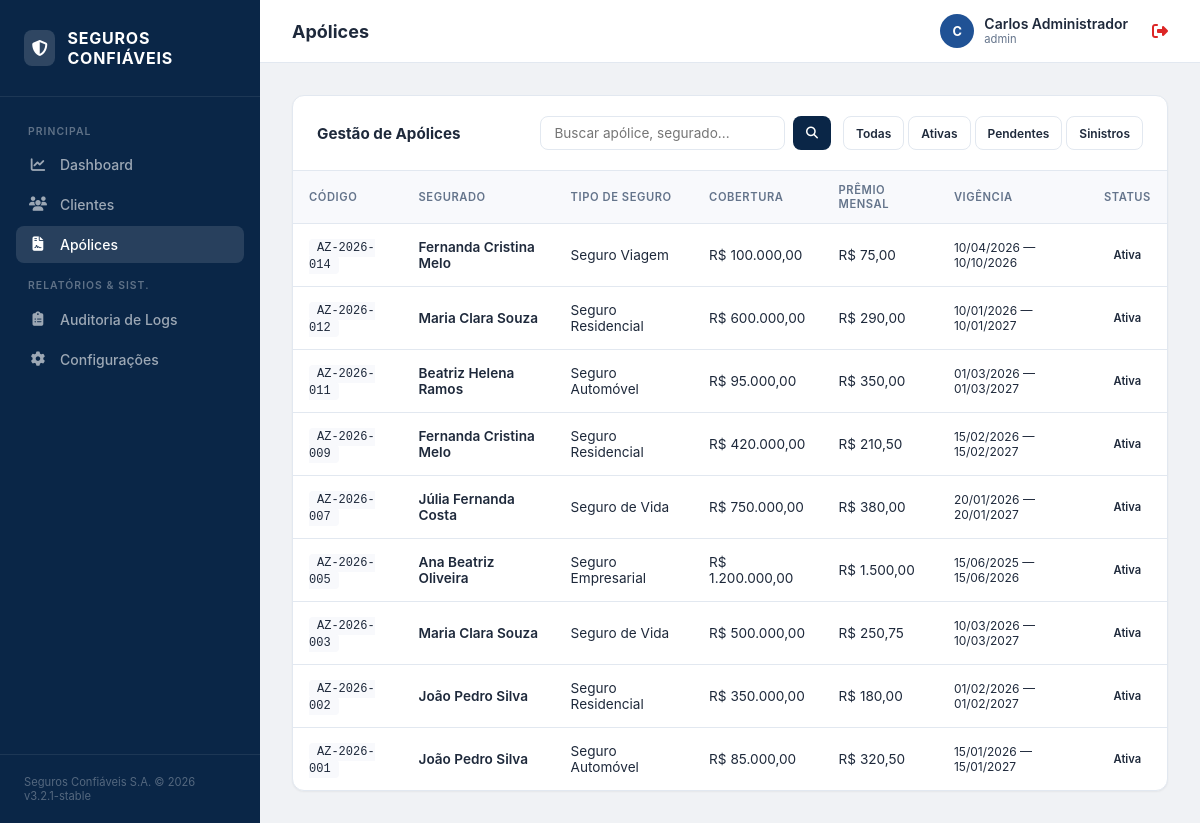
The page /policies.php?status=Ativa (signed in) on the database its author committed.
### tables this page shows
CREATE TABLE IF NOT EXISTS apolices (
    id INT AUTO_INCREMENT PRIMARY KEY,
    codigo VARCHAR(20),
    cliente_id INT,
    tipo VARCHAR(100),
    valor_cobertura DECIMAL(12,2),
    premio_mensal DECIMAL(10,2),
    status VARCHAR(30) DEFAULT 'Ativa',
    data_inicio DATE,
    data_fim DATE,
    observacoes TEXT,
    FOREIGN KEY (cliente_id) REFERENCES clientes(id)
);

CREATE TABLE IF NOT EXISTS clientes (
    id INT AUTO_INCREMENT PRIMARY KEY,
    nome VARCHAR(255),
    email VARCHAR(255),
    cpf VARCHAR(20),
    telefone VARCHAR(20),
    endereco VARCHAR(255),
    foto VARCHAR(255),
    created_at DATETIME DEFAULT CURRENT_TIMESTAMP
);

### includes/db.php (called while the page is built, shortened)
<?php
function badgeClass($status) {
    switch($status) {
        case 'Ativa': return 'badge-success';
    }
}
?>

### policies.php (the view, shortened to what this page needs)
<?php
require_once 'includes/db.php';
$search = $_GET['q'] ?? '';
$filter = $_GET['status'] ?? '';
$sql = "SELECT a.*, c.nome as segurado FROM apolices a JOIN clientes c ON a.cliente_id = c.id WHERE 1=1";
if ($filter) {
    $sql .= " AND a.status = '$filter'";
}
$sql .= " ORDER BY a.id DESC";
$result = $mysqli->query($sql);
include 'includes/layout/header.php';
include 'includes/layout/sidebar.php';
include 'includes/layout/topbar.php';
?>
<div class="card">
    <div class="card-header">
        <h3 class="card-title">Gestão de Apólices</h3>
        <div style="display: flex; gap: 0.75rem;">
            <form method="GET" class="search-box">
                <input type="text" name="q" placeholder="Buscar apólice, segurado..." value="<?= htmlspecialchars($search) ?>">
                <button type="submit" class="btn btn-primary btn-sm"><i class="fas fa-search"></i></button>
            </form>
            <div style="display: flex; gap: 4px;">
                <a href="policies.php" class="btn btn-outline btn-sm <?= !$filter ? 'btn-primary' : '' ?>">Todas</a>
                <a href="policies.php?status=Ativa" class="btn btn-outline btn-sm">Ativas</a>
                <a href="policies.php?status=Pendente" class="btn btn-outline btn-sm">Pendentes</a>
                <a href="policies.php?status=Sinistro" class="btn btn-outline btn-sm">Sinistros</a>
            </div>
        </div>
    </div>
    <div class="card-body" style="padding: 0;">
        <div class="table-wrapper">
            <table>
                <thead>
                    <tr>
                        <th>Código</th>
                        <th>Segurado</th>
                        <th>Tipo de Seguro</th>
                        <th>Cobertura</th>
                        <th>Prêmio Mensal</th>
                        <th>Vigência</th>
                        <th>Status</th>
                    </tr>
                </thead>
                <tbody>
                    <?php if ($result && $result->num_rows > 0): ?>
                        <?php while ($row = $result->fetch_assoc()): ?>
                        <tr>
                            <td><code style="background: var(--surface-alt); padding: 2px 8px; border-radius: 4px; font-size: 0.75rem;"><?= htmlspecialchars($row['codigo']) ?></code></td>
                            <td style="font-weight: 600;"><?= htmlspecialchars($row['segurado']) ?></td>
                            <td><?= htmlspecialchars($row['tipo']) ?></td>
                            <td>R$ <?= number_format($row['valor_cobertura'], 2, ',', '.') ?></td>
                            <td>R$ <?= number_format($row['premio_mensal'], 2, ',', '.') ?></td>
                            <td style="font-size: 0.75rem;">
                                <?= date('d/m/Y', strtotime($row['data_inicio'] ?? '')) ?> — <?= date('d/m/Y', strtotime($row['data_fim'] ?? '')) ?>
                            </td>
                            <td><span class="badge <?= badgeClass($row['status']) ?>"><?= htmlspecialchars($row['status']) ?></span></td>
                        </tr>
                        <?php endwhile; ?>
                    <?php endif; ?>
                </tbody>
            </table>
        </div>
    </div>
</div>
<?php include 'includes/layout/footer.php'; ?>

### assets/css/style.css (style rules this page uses)
:root { --primary: #0a2647; --primary-light: #144272; --accent: #205295; --accent-light: #2c74b3; --success: #059669; --warning: #d97706; --danger: #dc2626; --info: #0284c7; --bg: #f0f2f5; --surface: #ffffff; --surface-alt: #f8f9fc; --text: #1e293b; --text-muted: #64748b; --text-light: #94a3b8; --border: #e2e8f0; --shadow-sm: 0 1px 2px 0 rgb(0 0 0 / 0.05); --shadow: 0 1px 3px 0 rgb(0 0 0 / 0.1), 0 1px 2px -1px rgb(0 0 0 / 0.1); --shadow-md: 0 4px 6px -1px rgb(0 0 0 / 0.1), 0 2px 4px -2px rgb(0 0 0 / 0.1); --radius: 8px; --radius-lg: 12px; }
*, *::before, *::after { margin: 0; padding: 0; box-sizing: border-box; }
body { font-family: 'Inter', -apple-system, system-ui, sans-serif; background: var(--bg); color: var(--text); -webkit-font-smoothing: antialiased; }
a { color: inherit; text-decoration: none; }
.card { background: white; border: 1px solid var(--border); border-radius: var(--radius-lg); box-shadow: var(--shadow-sm); }
.card-header { padding: 1.25rem 1.5rem; border-bottom: 1px solid var(--border); display: flex; justify-content: space-between; align-items: center; }
.card-title { font-size: 0.95rem; font-weight: 700; }
.card-body { padding: 1.5rem; }
.table-wrapper { overflow-x: auto; }
table { width: 100%; border-collapse: collapse; }
thead th { text-align: left; padding: 0.75rem 1rem; font-size: 0.7rem; font-weight: 600; text-transform: uppercase; letter-spacing: 0.05em; color: var(--text-muted); border-bottom: 1px solid var(--border); background: var(--surface-alt); }
tbody td { padding: 0.875rem 1rem; font-size: 0.85rem; border-bottom: 1px solid var(--border); vertical-align: middle; }
tbody tr:last-child td { border-bottom: none; }
.badge { display: inline-block; padding: 0.2rem 0.6rem; border-radius: 50px; font-size: 0.7rem; font-weight: 600; }
.btn { display: inline-flex; align-items: center; gap: 8px; padding: 0.55rem 1.1rem; border-radius: var(--radius); font-size: 0.8rem; font-weight: 600; font-family: inherit; cursor: pointer; border: 1px solid transparent; transition: all 0.15s; }
.btn-primary { background: var(--primary); color: white; }
.btn-outline { background: white; border-color: var(--border); color: var(--text); }
.btn-sm { padding: 0.35rem 0.75rem; font-size: 0.75rem; }
.search-box { display: flex; gap: 0.5rem; max-width: 350px; }
.search-box input { flex: 1; padding: 0.5rem 0.85rem; border: 1px solid var(--border); border-radius: var(--radius); font-size: 0.85rem; font-family: inherit; }

### rows shown on the page
apolices: codigo "AZ-2026-014", cliente.nome "Fernanda Cristina Melo", tipo "Seguro Viagem", valor_cobertura "100.000,00", premio_mensal "75,00", data_inicio "10/04/2026", data_fim "10/10/2026", status "Ativa"
apolices: codigo "AZ-2026-012", cliente.nome "Maria Clara Souza", tipo "Seguro Residencial", valor_cobertura "600.000,00", premio_mensal "290,00", data_inicio "10/01/2026", data_fim "10/01/2027", status "Ativa"
apolices: codigo "AZ-2026-011", cliente.nome "Beatriz Helena Ramos", tipo "Seguro Automóvel", valor_cobertura "95.000,00", premio_mensal "350,00", data_inicio "01/03/2026", data_fim "01/03/2027", status "Ativa"
apolices: codigo "AZ-2026-009", cliente.nome "Fernanda Cristina Melo", tipo "Seguro Residencial", valor_cobertura "420.000,00", premio_mensal "210,50", data_inicio "15/02/2026", data_fim "15/02/2027", status "Ativa"
apolices: codigo "AZ-2026-007", cliente.nome "Júlia Fernanda Costa", tipo "Seguro de Vida", valor_cobertura "750.000,00", premio_mensal "380,00", data_inicio "20/01/2026", data_fim "20/01/2027", status "Ativa"
apolices: codigo "AZ-2026-005", cliente.nome "Ana Beatriz Oliveira", tipo "Seguro Empresarial", valor_cobertura "1.200.000,00", premio_mensal "1.500,00", data_inicio "15/06/2025", data_fim "15/06/2026", status "Ativa"
apolices: codigo "AZ-2026-003", cliente.nome "Maria Clara Souza", tipo "Seguro de Vida", valor_cobertura "500.000,00", premio_mensal "250,75", data_inicio "10/03/2026", data_fim "10/03/2027", status "Ativa"
apolices: codigo "AZ-2026-002", cliente.nome "João Pedro Silva", tipo "Seguro Residencial", valor_cobertura "350.000,00", premio_mensal "180,00", data_inicio "01/02/2026", data_fim "01/02/2027", status "Ativa"
apolices: codigo "AZ-2026-001", cliente.nome "João Pedro Silva", tipo "Seguro Automóvel", valor_cobertura "85.000,00", premio_mensal "320,50", data_inicio "15/01/2026", data_fim "15/01/2027", status "Ativa"

### other values the page prints
$pageTitle "Apólices"
substr($_SESSION['user'] ?? 'U', 0, 1) "C"
$_SESSION['user'] "Carlos Administrador"
$_SESSION['role'] "admin"
